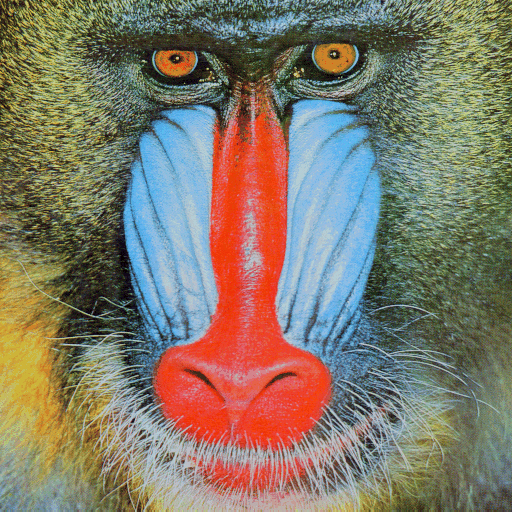
#> input picture 5/mandril_color.tif, 512 x 512 px
$ jupyter execute 5.ipynb
#> lines starting #> are read from the running program, lines starting #| are printed output that depends on the picture
[cell 1]
import numpy as np
from PIL import Image
import matplotlib.pyplot as plt

[cell 2]
def histogram_eq(im):
    im=im.convert('L')
    freq=[0]*256
    w, h=im.size
    for x in range(w):
        for y in range(h):
            freq[im.getpixel((x, y))]+=1

    cum_freq=freq
    for i in range(1, 256):
        cum_freq[i]+=cum_freq[i-1]

    pdf=np.array(freq)/(w*h)
    cdf=np.array(cum_freq)/(w*h)
    s=np.round(cdf*255)

    new_freq=[0]*256

    for i in range(256):
        new_freq[int(s[i])]+=freq[i]

    res=Image.new('L', size=im.size)
    for x in range(w):
        for y in range(h):
            res.putpixel((x, y), int(s[im.getpixel((x, y))]))
    return res

[cell 3]
def adaptive_histogram_eq(im, out):
    im = im.convert('L')
    w, h = im.size
    res = Image.new('L', (w, h))
    N = 128

    for x in range(0, w, N):
        for y in range(0, h, N):
            block = Image.new('L', (N, N))
            for i in range(N):
                for j in range(N):
                    pixel_value = im.getpixel((x + i, y + j))
                    block.putpixel((i, j), pixel_value)

            block = histogram_eq(block)

            for i in range(N):
                for j in range(N):
                    res.putpixel((x + i, y + j), block.getpixel((i, j)))

    res.save(out)
    return res

[cell 4]
im=Image.open('mandril_color.tif')
#> im is the input picture: PIL image 512x512 RGB; mean R, G, B 129.6, 121.6, 105.2
im.convert('L').save('gray.png')
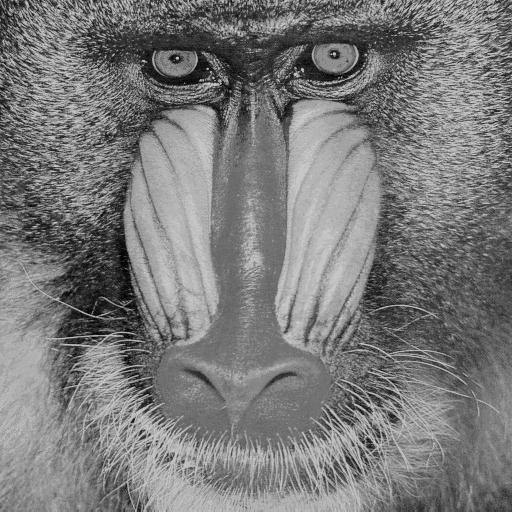
#> saved as gray.png: PIL image 512x512 L; min 1, max 200, mean 122.1
histogram_eq(im)
#> in histogram_eq, `res=Image.new('L', size=im.size)`: res: PIL image 512x512 L; every value is 0
#> after the loop in histogram_eq, `for x in range(w):`:
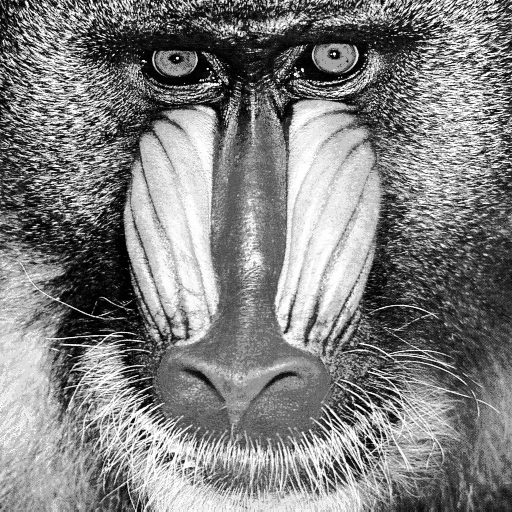
#> res: PIL image 512x512 L; min 0, max 255, mean 128.5

[cell 5]
im_gray=Image.open('gray.png')
histogram_eq(im_gray)

[cell 6]
adaptive_histogram_eq(im, "adaptive_histogram_eq.png")
#> the loop in adaptive_histogram_eq, `for x in range(0, w, N):` made 4 passes
#> pass 1, in histogram_eq (call 3), `im=im.convert('L')`:
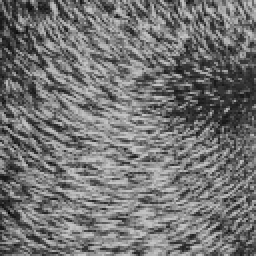
#> im: PIL image 128x128 L (shown 2 times larger); min 2, max 199, mean 115.3
#> pass 1, in histogram_eq (call 4), `im=im.convert('L')`:
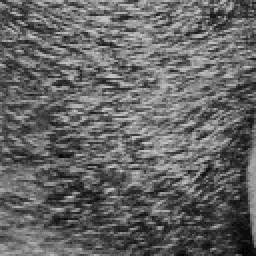
#> im: PIL image 128x128 L (shown 2 times larger); min 2, max 196, mean 100.3
#> pass 1, in histogram_eq (call 5), `im=im.convert('L')`:
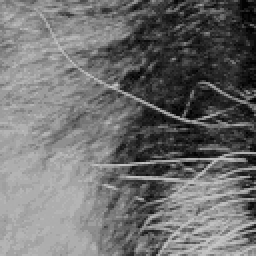
#> im: PIL image 128x128 L (shown 2 times larger); min 1, max 199, mean 110.6
#> after the loop in adaptive_histogram_eq, `for x in range(0, w, N):`:
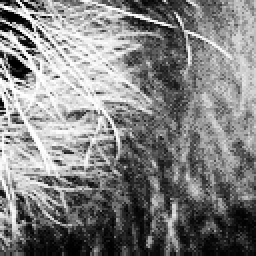
#> block: PIL image 128x128 L (shown 2 times larger); min 0, max 255, mean 129.6
#> after the loop in adaptive_histogram_eq, `for x in range(0, w, N):`:
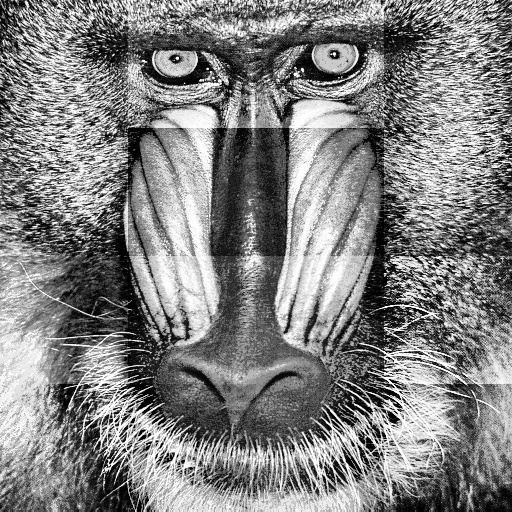
#> res: PIL image 512x512 L; min 0, max 255, mean 129.3
